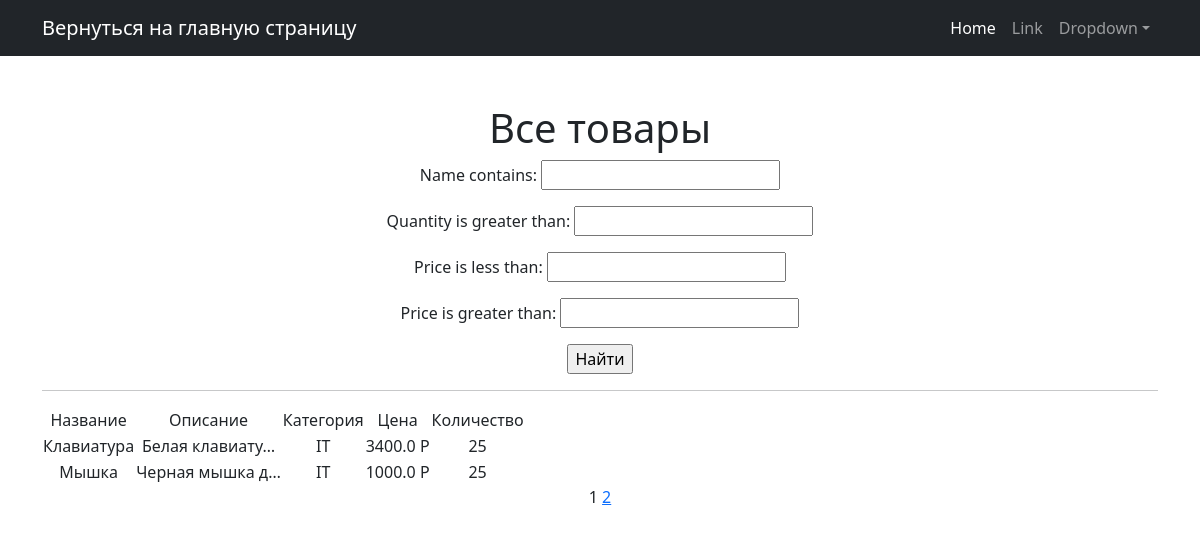
Screenshot of /products/ with the database file from the repository.
### simpleapp/models.py (models this page shows, shortened)
class Product(models.Model):
    name = models.CharField(
        max_length=50,
        unique=True,
    )
    description = models.TextField()
    quantity = models.IntegerField(
        validators=[MinValueValidator(0)],
    )
    category = models.ForeignKey(
        to='Category',
        on_delete=models.CASCADE,
        related_name='products',
    )
    price = models.FloatField(
        validators=[MinValueValidator(0.0)],
    )

class Category(models.Model):
    name = models.CharField(max_length=100, unique=True)

### simpleapp/views.py (the view)
# urls.py: path('', ProductsList.as_view(), name='product_list'),
class ProductsList(ListView):
    model = Product
    ordering = 'name'
    template_name = 'products.html'
    context_object_name = 'products'
    paginate_by = 2
    def get_queryset(self):
        queryset = super().get_queryset()
        self.filterset = ProductFilter(self.request.GET, queryset)
        return self.filterset.qs
    def get_context_data(self, **kwargs):
        contex = super().get_context_data(**kwargs)
        contex['time_now'] = datetime.utcnow()
        contex['next_sale'] = 'Распродажа в среду!'
        contex['filterset'] = self.filterset
        return contex

### simpleapp/templatetags/custom_filters.py (called while the page is built)
@register.filter()
def currency(value, code='rub'):
   postfix = CURRENCIES_SYMBOLS[code]
   return f'{value} {postfix}'

### simpleapp/templatetags/custom_tags.py (called while the page is built)
@register.simple_tag(takes_context=True)
def url_replace(context, **kwargs):
   d = context['request'].GET.copy()
   for k, v in kwargs.items():
      d[k] = v
   return d.urlencode()

### templates/products.html (shortened to what this page needs)
{% extends 'flatpages/default.html' %}
{% load custom_filters %}
{% load custom_tags %}
{% block content %}
    <h1>Все товары</h1>
    <form action="" method="get">
        {{ filterset.form.as_p }}
        <input type="submit" value="Найти" />
    </form>
    <hr>
    {% if products %}
        <table>
            <tr>
                <td>Название</td>
                <td>Описание</td>
                <td>Категория</td>
                <td>Цена</td>
                <td>Количество</td>
            </tr>
            {% for product in products %}
            <tr>
                <td>{{ product.name }}</td>
                <td>{{ product.description|truncatechars:15 }}</td>
                <td>{{ product.category.name }}</td>
                <td>{{ product.price|currency }}</td>
                <td>{{ product.quantity }}</td>
                <td>
                </td>
            </tr>
            {% endfor %}
        </table>
    {% else %}
        <h2>Товаров нет!</h2>
    {% endif %}
    {{ page_obj.number }}
    {% if page_obj.has_next %}
        <a href="?{% url_replace page=page_obj.next_page_number %}">{{ page_obj.next_page_number }}</a>
    {% endif %}
{% endblock content %}

### templates/flatpages/default.html (shortened to what this page needs)
<!DOCTYPE html>
{% load static %}
<html lang="en">
    <head>
        <link href={% static "css/styles.css" %} rel="stylesheet" />
    </head>
    <body>
        <nav class="navbar navbar-expand-lg navbar-dark bg-dark">
            <div class="container">
                <a class="navbar-brand" href="#">Вернуться на главную страницу</a>
                <div class="collapse navbar-collapse" id="navbarSupportedContent">
                    <ul class="navbar-nav ms-auto mb-2 mb-lg-0">
                        <li class="nav-item"><a class="nav-link active" aria-current="page" href="#">Home</a></li>
                        <li class="nav-item"><a class="nav-link" href="#">Link</a></li>
                        <li class="nav-item dropdown">
                            <a class="nav-link dropdown-toggle" id="navbarDropdown" href="#" role="button" data-bs-toggle="dropdown" aria-expanded="false">Dropdown</a>
                        </li>
                    </ul>
                </div>
            </div>
        </nav>
        <div class="container">
            <div class="text-center mt-5">
                {% block content %}{% endblock %}
            </div>
        </div>
    </body>
</html>

### rows the page displays
Product: name "Клавиатура", description "Белая клавиату…", category.name "IT", price "3400.0 Р", quantity "25"
Product: name "Мышка", description "Черная мышка д…", category.name "IT", price "1000.0 Р", quantity "25"

### other values shown
{{ page_obj.number }} "1"
{{ page_obj.next_page_number }} "2"
